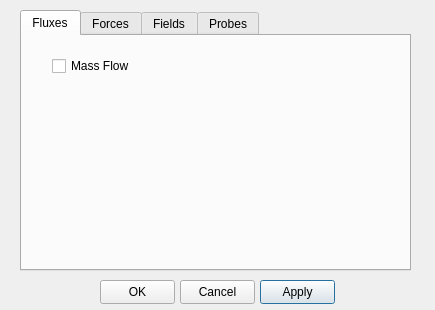
<?xml version="1.0" encoding="UTF-8"?>
<ui version="4.0">
 <class>postProcessDialog</class>
 <widget class="QDialog" name="postProcessDialog">
  <property name="geometry">
   <rect>
    <x>0</x>
    <y>0</y>
    <width>435</width>
    <height>310</height>
   </rect>
  </property>
  <property name="windowTitle">
   <string>Post-processing</string>
  </property>
  <widget class="QPushButton" name="pushButtonApply">
   <property name="geometry">
    <rect>
     <x>260</x>
     <y>280</y>
     <width>75</width>
     <height>24</height>
    </rect>
   </property>
   <property name="text">
    <string>Apply</string>
   </property>
  </widget>
  <widget class="QPushButton" name="pushButtonOK">
   <property name="geometry">
    <rect>
     <x>100</x>
     <y>280</y>
     <width>75</width>
     <height>24</height>
    </rect>
   </property>
   <property name="text">
    <string>OK</string>
   </property>
  </widget>
  <widget class="QPushButton" name="pushButtonCancel">
   <property name="geometry">
    <rect>
     <x>180</x>
     <y>280</y>
     <width>75</width>
     <height>24</height>
    </rect>
   </property>
   <property name="text">
    <string>Cancel</string>
   </property>
  </widget>
  <widget class="QTabWidget" name="tabWidget">
   <property name="geometry">
    <rect>
     <x>20</x>
     <y>10</y>
     <width>391</width>
     <height>261</height>
    </rect>
   </property>
   <property name="currentIndex">
    <number>0</number>
   </property>
   <widget class="QWidget" name="tab">
    <attribute name="title">
     <string>Fluxes</string>
    </attribute>
    <widget class="QCheckBox" name="checkBox">
     <property name="geometry">
      <rect>
       <x>30</x>
       <y>20</y>
       <width>85</width>
       <height>20</height>
      </rect>
     </property>
     <property name="text">
      <string>Mass Flow</string>
     </property>
    </widget>
   </widget>
   <widget class="QWidget" name="tab_2">
    <attribute name="title">
     <string>Forces</string>
    </attribute>
    <widget class="QCheckBox" name="checkBox_2">
     <property name="geometry">
      <rect>
       <x>30</x>
       <y>20</y>
       <width>85</width>
       <height>20</height>
      </rect>
     </property>
     <property name="text">
      <string>Forces</string>
     </property>
    </widget>
    <widget class="QCheckBox" name="checkBox_3">
     <property name="geometry">
      <rect>
       <x>30</x>
       <y>50</y>
       <width>151</width>
       <height>20</height>
      </rect>
     </property>
     <property name="text">
      <string>Force Coefficients</string>
     </property>
    </widget>
   </widget>
   <widget class="QWidget" name="tab_3">
    <attribute name="title">
     <string>Fields</string>
    </attribute>
    <widget class="QCheckBox" name="checkBox_4">
     <property name="geometry">
      <rect>
       <x>30</x>
       <y>20</y>
       <width>85</width>
       <height>20</height>
      </rect>
     </property>
     <property name="text">
      <string>Vorticity</string>
     </property>
    </widget>
    <widget class="QCheckBox" name="checkBox_5">
     <property name="geometry">
      <rect>
       <x>30</x>
       <y>50</y>
       <width>85</width>
       <height>20</height>
      </rect>
     </property>
     <property name="text">
      <string>Q Criterion</string>
     </property>
    </widget>
    <widget class="QCheckBox" name="checkBox_6">
     <property name="geometry">
      <rect>
       <x>30</x>
       <y>80</y>
       <width>85</width>
       <height>20</height>
      </rect>
     </property>
     <property name="text">
      <string>Lambda</string>
     </property>
    </widget>
    <widget class="QCheckBox" name="checkBox_7">
     <property name="geometry">
      <rect>
       <x>30</x>
       <y>110</y>
       <width>131</width>
       <height>20</height>
      </rect>
     </property>
     <property name="text">
      <string>Wall Shear Stress</string>
     </property>
    </widget>
    <widget class="QCheckBox" name="checkBox_8">
     <property name="geometry">
      <rect>
       <x>30</x>
       <y>140</y>
       <width>131</width>
       <height>20</height>
      </rect>
     </property>
     <property name="text">
      <string>Streamlines</string>
     </property>
    </widget>
    <widget class="QCheckBox" name="checkBox_9">
     <property name="geometry">
      <rect>
       <x>210</x>
       <y>20</y>
       <width>131</width>
       <height>20</height>
      </rect>
     </property>
     <property name="text">
      <string>yPlus</string>
     </property>
    </widget>
   </widget>
   <widget class="QWidget" name="tab_4">
    <attribute name="title">
     <string>Probes</string>
    </attribute>
    <widget class="QListWidget" name="listWidget">
     <property name="geometry">
      <rect>
       <x>170</x>
       <y>10</y>
       <width>201</width>
       <height>171</height>
      </rect>
     </property>
    </widget>
    <widget class="QCheckBox" name="checkBox_10">
     <property name="geometry">
      <rect>
       <x>20</x>
       <y>10</y>
       <width>85</width>
       <height>20</height>
      </rect>
     </property>
     <property name="text">
      <string>Velocity</string>
     </property>
    </widget>
    <widget class="QCheckBox" name="checkBox_11">
     <property name="geometry">
      <rect>
       <x>20</x>
       <y>40</y>
       <width>85</width>
       <height>20</height>
      </rect>
     </property>
     <property name="text">
      <string>Pressure</string>
     </property>
    </widget>
    <widget class="QPushButton" name="pushButton">
     <property name="geometry">
      <rect>
       <x>20</x>
       <y>160</y>
       <width>100</width>
       <height>32</height>
      </rect>
     </property>
     <property name="text">
      <string>Add</string>
     </property>
    </widget>
    <widget class="QPushButton" name="pushButton_2">
     <property name="geometry">
      <rect>
       <x>20</x>
       <y>190</y>
       <width>100</width>
       <height>32</height>
      </rect>
     </property>
     <property name="text">
      <string>Remove</string>
     </property>
    </widget>
    <widget class="QLineEdit" name="lineEditX">
     <property name="geometry">
      <rect>
       <x>50</x>
       <y>70</y>
       <width>81</width>
       <height>21</height>
      </rect>
     </property>
    </widget>
    <widget class="QLineEdit" name="lineEditY">
     <property name="geometry">
      <rect>
       <x>50</x>
       <y>100</y>
       <width>81</width>
       <height>21</height>
      </rect>
     </property>
    </widget>
    <widget class="QLineEdit" name="lineEditZ">
     <property name="geometry">
      <rect>
       <x>50</x>
       <y>130</y>
       <width>81</width>
       <height>21</height>
      </rect>
     </property>
    </widget>
    <widget class="QLabel" name="label">
     <property name="geometry">
      <rect>
       <x>30</x>
       <y>70</y>
       <width>21</width>
       <height>20</height>
      </rect>
     </property>
     <property name="text">
      <string>X</string>
     </property>
    </widget>
    <widget class="QLabel" name="label_2">
     <property name="geometry">
      <rect>
       <x>30</x>
       <y>100</y>
       <width>21</width>
       <height>20</height>
      </rect>
     </property>
     <property name="text">
      <string>Y</string>
     </property>
    </widget>
    <widget class="QLabel" name="label_3">
     <property name="geometry">
      <rect>
       <x>30</x>
       <y>130</y>
       <width>21</width>
       <height>20</height>
      </rect>
     </property>
     <property name="text">
      <string>Z</string>
     </property>
    </widget>
   </widget>
  </widget>
 </widget>
 <resources/>
 <connections/>
</ui>
